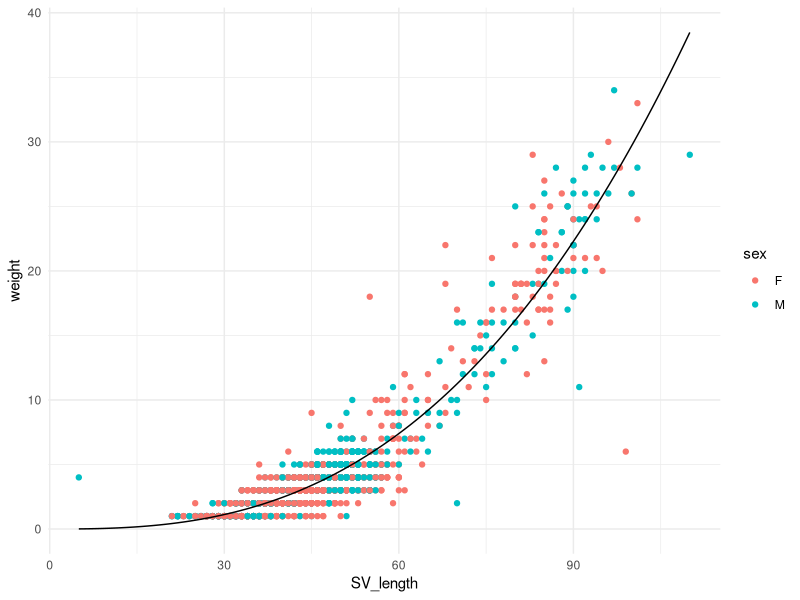
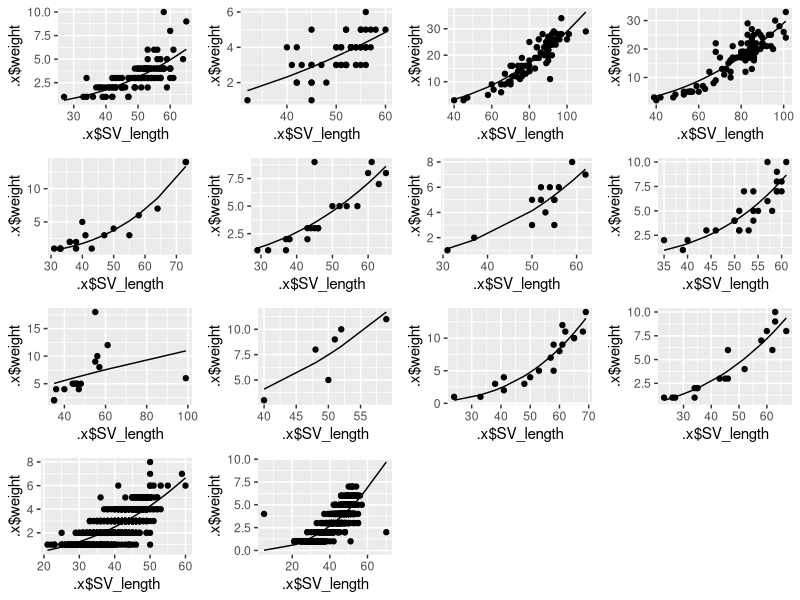
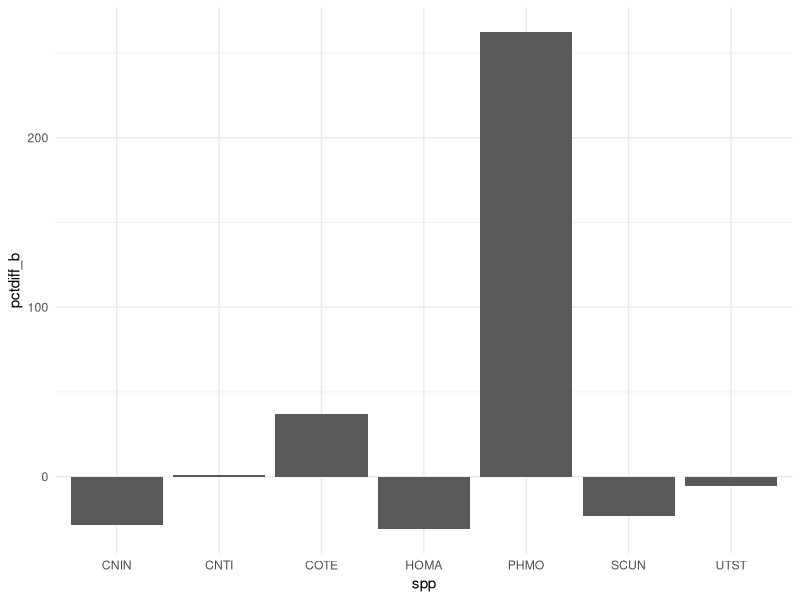

These charts were generated, in order, by the following R code:
## ---- chunk 1
knitr::opts_chunk$set(echo = FALSE,warning=FALSE,message=FALSE,eval=FALSE)

library(tidyverse)
library(cowplot)
library(Metrics)
## ---- chunk 2
library(tidyverse)

lizard <- read_csv("lizard.csv")

#Remove juveniles, na, and observations less than 6
lizard_clean<-lizard %>% 
  select(spp,sex,SV_length,weight) %>% 
  filter(sex!="J") %>% 
  drop_na() %>% 
  group_by(spp,sex) %>% 
  filter(n()>=6)

#get names of species that have both male and female for balanced analsyis

lizard_m<-lizard_clean %>% 
  filter(sex=="M")

lizard_f<-lizard_clean %>% 
  filter(sex=="F")

spp_select<-intersect(unique(lizard_m$spp),unique((lizard_f$spp)))
print(spp_select)


# create final combined df for model use in purrr and nls
lizard_comb<-lizard_clean %>% 
  filter(spp %in% spp_select)
## ---- chunk 3
#Create length function model
length_to_weight<-function(a,b,length){
  out=a*length^b
  
  return(out)
}
# Add controls
controls=nls.control(maxiter=100)

#Run nls
nls_one<-nls(weight~length_to_weight(a,b,SV_length),
             data=lizard_comb,
             start=list(a=0.031,b=2.98),
             control=controls)

#Set up the predictions for graphing
length_step<- seq(from=min(lizard_comb$SV_length),to=max(lizard_comb$SV_length),length.out=100)

predictions<-length_to_weight(a=coefficients(nls_one)[1],b=coefficients(nls_one)[2],length_step)

#collect the predictions into one df
dfplot=data.frame(predict=predictions,length=length_step)
  
#Make the graph, but make it look pretty than this
ggplot(data=lizard_comb)+
  geom_point(aes(x=SV_length,y=weight,color=sex))+
  geom_line(data=dfplot,aes(x=length,y=predict))+
  theme_minimal()


## ---- chunk 4
#make nls function for purrr

nls_fcn<-function(lizard_df){
  
  guess_model=lm(log(weight)~log(SV_length),data=lizard_df)
  
  nls_one<-nls(weight~length_to_weight(a,b,SV_length),
               data=lizard_df,
               start=list(a=exp(coefficients(guess_model)[1]),b=coefficients(guess_model)[2]),control = controls)
  
  return(nls_one)
}

nls_lizards_purr<-lizard_comb %>% 
  group_by(spp,sex) %>% 
  nest() %>% 
  arrange(spp) %>% 
  mutate(nls_model=map(data,~nls_fcn(.x))) %>% 
  mutate(predictions=map2(nls_model,data,~predict(.x,newdata=.y))) %>%  #Part 4 here
  mutate(RMSE=map2_dbl(predictions,data,~rmse(.x,.y$weight))) %>% 
  mutate(coeff=map(nls_model,~coefficients(.x)))   #helps with part 6
## ---- chunk 5
  plts<-nls_lizards_purr %>% 
  mutate(graph=map2(data,predictions,~ggplot()+
                geom_point(data = .x,aes(x=.x$SV_length,y=.x$weight))+
                geom_line(aes(x=.x$SV_length,y=.y))))

library(cowplot)
  
  plot_grid(plotlist = plts$graph)
## ---- chunk 6
coeff<-nls_lizards_purr %>%
  select(spp,sex,coeff) %>% 
  unnest(coeff) %>% 
  group_by(spp,sex) %>% 
  arrange(sex) %>% 
  mutate(female_b=lead(coeff)) %>% 
  drop_na() %>% 
  group_by(spp) %>% 
  mutate(male_a=lead(coeff)) %>% 
  mutate(male_b=lead(female_b)) %>% 
  drop_na() %>% 
  mutate(pctdiff_a=(male_a-coeff)/coeff*100) %>% 
  mutate(pctdiff_b=(male_b-female_b)/female_b*100)


ggplot(data=coeff,aes(x=spp,y=pctdiff_b))+
  geom_col()+
  theme_minimal()

 

  
